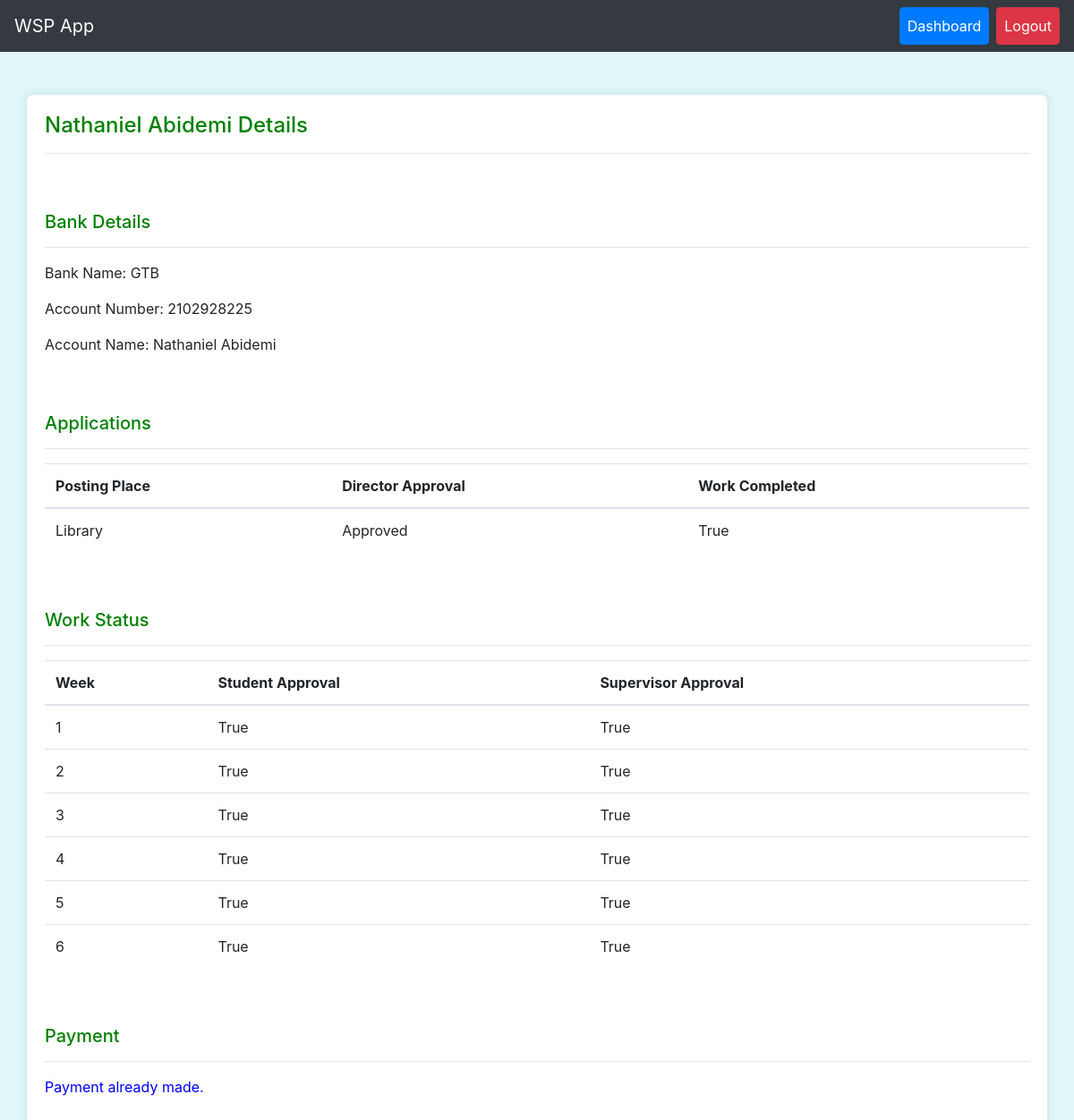
Screenshot of /student/4/ (signed in) with the database file from the repository.
### workapp/models.py (models this page shows, shortened)
class User(AbstractUser):
    ROLE_CHOICES = (
        ('student', 'Student'),
        ('director', 'Director'),
        ('supervisor', 'Supervisor'),
    )
    role = models.CharField(max_length=10, choices=ROLE_CHOICES)
    matric_number = models.CharField(max_length=20, null=True, blank=True, unique=True)
    email = models.EmailField(null=True, blank=True)
    department = models.CharField(max_length=100, null=True, blank=True)
    faculty = models.CharField(max_length=100, null=True, blank=True, default='Science')
    specialization = models.CharField(max_length=100, null=True, blank=True)
    first_name = models.CharField(max_length=100)
    last_name = models.CharField(max_length=100)
    phone_number = models.CharField(max_length=12, null=True, blank=True, default='08012345678')
    contact_address = models.TextField(null=True, blank=True, default='Ogun State')
    date_of_birth = models.DateField(null=True, blank=True)
    GENDER_CHOICES = [
        ('M', 'Male'),
        ('F', 'Female')
    ]
    gender = models.CharField(max_length=1, choices=GENDER_CHOICES, null=True, blank=True)
    registration_date = models.DateField(default=date.today)

class BankDetails(models.Model):
    user = models.OneToOneField(User, on_delete=models.CASCADE)
    bank_name = models.CharField(max_length=100)
    account_number = models.CharField(max_length=20)
    account_name = models.CharField(max_length=100)
    def __str__(self):
        return f"Bank Details for {self.user.username}: {self.bank_name}, \
        {self.account_number}, {self.account_name}"

class StudentApplication(models.Model):
    student = models.ForeignKey(User, on_delete=models.CASCADE, related_name='applications', null=True)
    posting_place = models.ForeignKey(PostingPlace, on_delete=models.CASCADE)
    STATUS_CHOICES = [
        ('pending', 'Pending'),
        ('approved', 'Approved'),
        ('rejected', 'Rejected'),
    ]
    status = models.CharField(max_length=10, choices=STATUS_CHOICES, default='pending')
    director_approval = models.BooleanField(default=False)
    work_completed = models.BooleanField(default=False, null=True, blank=True)
    payment_status = models.BooleanField(default=False, null=True, blank=True)
    start_date = models.DateField(null=True, blank=True)
    end_date = models.DateField(null=True, blank=True)
    student_photo = models.ImageField(upload_to='student_photos/', default=default_student_photo, null=True, blank=True)
    hod_recommendation_signature = models.FileField(upload_to='hod_signatures/', default=default_hod_signature, null=True, blank=True)
    room_number = models.CharField(max_length=10, null=True, blank=True)
    cgpa = models.DecimalField(max_digits=4, decimal_places=2, null=True, blank=True)
    reason_for_desiring_to_work = models.TextField(null=True, blank=True)
    signature = models.FileField(upload_to='signatures/', default=default_signature, null=True, blank=True)
    area_of_interest = models.CharField(max_length=255, null=True, blank=True)
    date_signed = models.DateField(null=True, blank=True)

class PostingPlace(models.Model):
    name = models.CharField(max_length=100)
    location = models.CharField(max_length=100, null=True, blank=True)
    supervisor = models.ForeignKey(User, on_delete=models.CASCADE, related_name='supervised_places', null=True, blank=True)

class WorkStatus(models.Model):
    application = models.ForeignKey(StudentApplication, on_delete=models.CASCADE, related_name='work_statuses', null=True)
    week_number = models.IntegerField()
    student_checked = models.BooleanField(default=False)
    supervisor_checked = models.BooleanField(default=False)
    checked_date = models.DateTimeField(default=timezone.now)

### workapp/views.py (the view)
# urls.py: path('student/<int:pk>/', views.student_detail, name='student_detail'),
@login_required
def student_detail(request, pk):
    student = get_object_or_404(User, pk=pk, role='student')
    applications = StudentApplication.objects.filter(student=student)
    bank_details = BankDetails.objects.filter(user=student).first()
    work_statuses = WorkStatus.objects.filter(application__student=student)
    all_work_status_approved = all(ws.supervisor_checked for ws in work_statuses)
    latest_application = applications.latest('id') if applications.exists() else None
    try:
        bank_detail = BankDetails.objects.get(user=student)
        print(f" {student.username} bank details => {bank_detail}")
    except BankDetails.DoesNotExist:
        bank_detail = None
    context = {
        'student': student,
        'applications': applications,
        'bank_details': bank_details,
        'work_statuses': work_statuses,
        'all_work_status_approved': all_work_status_approved,
        'latest_application':latest_application,
        'bank_detail':bank_detail
    }
    return render(request, 'student_detail.html', context)

### workapp/templates/student_detail.html (shortened to what this page needs)
{% extends 'base.html' %}
{% block content %}
    <h4 style="color:green"> {{ student.first_name }} {{ student.last_name }} Details</h4><hr><br> <br>
    <h5 style="color:green">Bank Details</h5><hr>
    {% if bank_details %}
        <p>Bank Name: {{ bank_detail.bank_name }}</p>
        <p>Account Number: {{ bank_detail.account_number }}</p>
        <p>Account Name: {{ bank_detail.account_name }}</p>
    {% else %}
        <p>No bank details available.</p>
    {% endif %}
    <br> <br>
    <h5 style="color:green">Applications</h5> <hr>
    <table class="table">
        <thead>
            <tr>
                <th>Posting Place</th>
                <th>Director Approval</th>
                <th>Work Completed</th>
            </tr>
        </thead>
        <tbody>
            {% for application in applications %}
            <tr>
                <td>{{ application.posting_place.name }}</td>
                <td>{{ application.get_status_display }}</td>
                <td>{{ application.work_completed }}</td>
            </tr>
            {% empty %}
            <tr>
                <td colspan="3">No applications found</td>
            </tr>
            {% endfor %}
        </tbody>
    </table> <br> <br>
    <h5 style="color:green">Work Status</h5> <hr>
    <table class="table">
        <thead>
            <tr>
                <th>Week</th>
                <th>Student Approval</th>
                <th>Supervisor Approval</th>
            </tr>
        </thead>
        <tbody>
            {% for work_status in work_statuses %}
            <tr>
                <td>{{ work_status.week_number }}</td>
                <td>{{ work_status.student_checked }}</td>
                <td>{{ work_status.supervisor_checked }}</td>
            </tr>
            {% empty %}
            <tr>
                <td colspan="3">No work status updates found</td>
            </tr>
            {% endfor %}
        </tbody>
    </table>
    <br><br>
    <h5 style="color:green">Payment</h5> <hr>
    {% if latest_application.work_completed and not latest_application.payment_status %}
        <form method="post" action="{% url 'make_payment' student.id %}">
            {% csrf_token %}
            <button type="submit" class="btn btn-success">Make Payment</button>
        </form>
    {% elif latest_application.payment_status %}
        <p style="color:blue;">Payment already made.</p>
    {% else %}
        <p style="color:red;">Work status not fully completed. Payment cannot be made!</p>
    {% endif %}
{% endblock %}

### workapp/templates/base.html (style rules this page uses)
body { background-color: #e0f7fa; }

### rows the page displays
User: first_name "Nathaniel", last_name "Abidemi"
BankDetails: bank_name "GTB", account_number "2102928225", account_name "Nathaniel Abidemi"
StudentApplication: posting_place.name "Library", status "Approved", work_completed "True"
WorkStatus: week_number "1", student_checked "True", supervisor_checked "True"
WorkStatus: week_number "2", student_checked "True", supervisor_checked "True"
WorkStatus: week_number "3", student_checked "True", supervisor_checked "True"
WorkStatus: week_number "4", student_checked "True", supervisor_checked "True"
WorkStatus: week_number "5", student_checked "True", supervisor_checked "True"
WorkStatus: week_number "6", student_checked "True", supervisor_checked "True"
